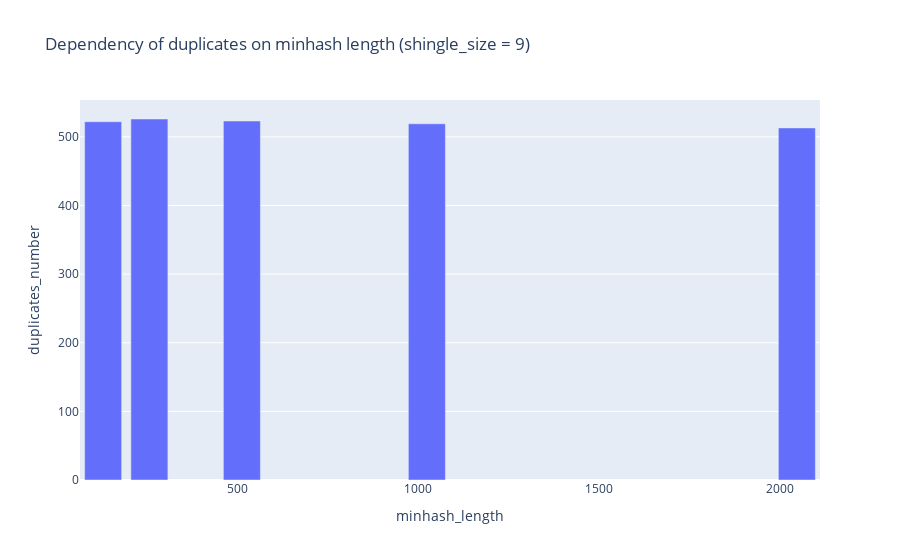

This figure's notebook cell:
### Code cell
duplicates_df[duplicates_df["shingle_size"] == 9].plot.bar(
    x="minhash_length",
    y="duplicates_number",
    title="Dependency of duplicates on minhash length (shingle_size = 9)",
)

### Figure 1 — Plotly figure (JSON) as saved in the notebook; plotly's stock layout.template omitted (floating-point values rounded to 4 significant figures)
{"data": [{"alignmentgroup": "True", "hovertemplate": "minhash_length=%{x}<br>duplicates_number=%{y}<extra></extra>", "legendgroup": "", "marker": {"color": "#636efa", "pattern": {"shape": ""}}, "name": "", "offsetgroup": "", "orientation": "v", "showlegend": false, "textposition": "auto", "type": "bar", "x": [128, 256, 512, 1024, 2048], "xaxis": "x", "y": [522, 526, 523, 519, 513], "yaxis": "y"}], "layout": {"barmode": "relative", "legend": {"tracegroupgap": 0}, "title": {"text": "Dependency of duplicates on minhash length (shingle_size = 9)"}, "xaxis": {"anchor": "y", "domain": [0, 1], "title": {"text": "minhash_length"}}, "yaxis": {"anchor": "x", "domain": [0, 1], "title": {"text": "duplicates_number"}}}}
